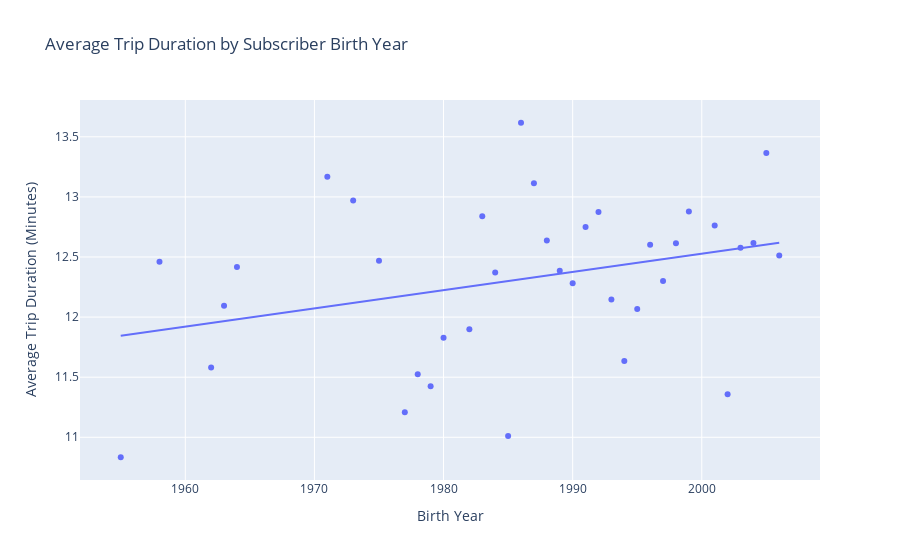

The cell this chart's notebook holds for it:
### Code cell
# Average length of a Subscriber rental by generation (non-winsorized)
avg_trip_duration_non_winsorized = generation_groups['trip_duration'].mean()
print("Non-winsorized average trip duration by generation:")
print(avg_trip_duration_non_winsorized)

# Winsorize the 'trip_duration' column to remove outliers
trip_duration_winsorized = np.clip(subscriber_bike_data['trip_duration'], subscriber_bike_data['trip_duration'].quantile(0.01), subscriber_bike_data['trip_duration'].quantile(0.99))
subscriber_bike_data['trip_duration_winsorized'] = trip_duration_winsorized

# Average length of a Subscriber rental by generation (winsorized)
avg_trip_duration_winsorized = generation_groups['trip_duration_winsorized'].mean()
print("\nWinsorized average trip duration by generation:")
print(avg_trip_duration_winsorized)

# Group the data by birth year and calculate the mean winsorized trip duration
birth_year_groups = subscriber_bike_data.groupby('birth_year')['trip_duration_winsorized'].mean().reset_index()

# Create the scatterplot
fig = px.scatter(birth_year_groups, x='birth_year', y='trip_duration_winsorized',
                 title='Average Trip Duration by Subscriber Birth Year',
                 labels={'birth_year': 'Birth Year', 'trip_duration_winsorized': 'Average Trip Duration (Minutes)'},
                 trendline='ols')

# Show the plot
fig.show()

### Figure 1 — Plotly figure (JSON) as saved in the notebook; plotly's stock layout.template omitted (floating-point values rounded to 4 significant figures)
{"data": [{"hovertemplate": "Birth Year=%{x}<br>Average Trip Duration (Minutes)=%{y}<extra></extra>", "legendgroup": "", "marker": {"color": "#636efa", "symbol": "circle"}, "mode": "markers", "name": "", "orientation": "v", "showlegend": false, "type": "scatter", "x": [1955, 1958, 1962, 1963, 1964, 1971, 1973, 1975, 1977, 1978, 1979, 1980, 1982, 1983, 1984, 1985, 1986, 1987, 1988, 1989, 1990, 1991, 1992, 1993, 1994, 1995, 1996, 1997, 1998, 1999, 2001, 2002, 2003, 2004, 2005, 2006], "xaxis": "x", "y": [10.83, 12.46, 11.58, 12.09, 12.42, 13.17, 12.97, 12.47, 11.21, 11.52, 11.43, 11.83, 11.9, 12.84, 12.37, 11.01, 13.62, 13.11, 12.64, 12.38, 12.28, 12.75, 12.88, 12.15, 11.64, 12.07, 12.6, 12.3, 12.61, 12.88, 12.76, 11.36, 12.58, 12.62, 13.36, 12.51], "yaxis": "y"}, {"hovertemplate": "<b>OLS trendline</b><br>trip_duration_winsorized = 0.0151936 * birth_year + -17.859<br>R<sup>2</sup>=0.101425<br><br>Birth Year=%{x}<br>Average Trip Duration (Minutes)=%{y} <b>(trend)</b><extra></extra>", "legendgroup": "", "marker": {"color": "#636efa", "symbol": "circle"}, "mode": "lines", "name": "", "showlegend": false, "type": "scatter", "x": [1955, 1958, 1962, 1963, 1964, 1971, 1973, 1975, 1977, 1978, 1979, 1980, 1982, 1983, 1984, 1985, 1986, 1987, 1988, 1989, 1990, 1991, 1992, 1993, 1994, 1995, 1996, 1997, 1998, 1999, 2001, 2002, 2003, 2004, 2005, 2006], "xaxis": "x", "y": [11.84, 11.89, 11.95, 11.97, 11.98, 12.09, 12.12, 12.15, 12.18, 12.19, 12.21, 12.22, 12.25, 12.27, 12.28, 12.3, 12.32, 12.33, 12.35, 12.36, 12.38, 12.39, 12.41, 12.42, 12.44, 12.45, 12.47, 12.48, 12.5, 12.51, 12.54, 12.56, 12.57, 12.59, 12.6, 12.62], "yaxis": "y"}], "layout": {"legend": {"tracegroupgap": 0}, "title": {"text": "Average Trip Duration by Subscriber Birth Year"}, "xaxis": {"anchor": "y", "domain": [0, 1], "title": {"text": "Birth Year"}}, "yaxis": {"anchor": "x", "domain": [0, 1], "title": {"text": "Average Trip Duration (Minutes)"}}}}
